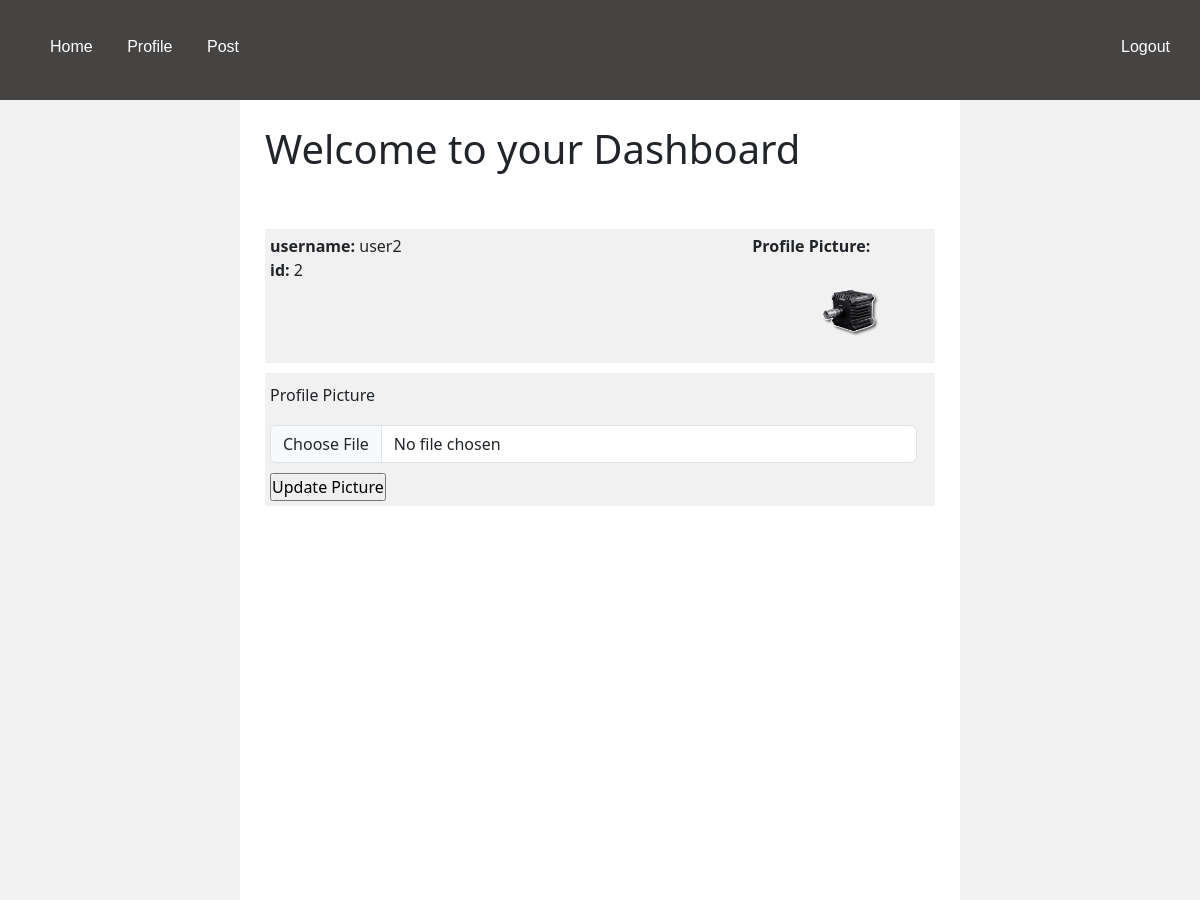
The page /profile (signed in) on the database its author committed.
### blog/models.py (models this page shows, shortened)
class User(UserMixin,db.Model):
    id = db.Column(db.Integer, primary_key=True)
    username = db.Column(db.String(15), unique=True, nullable=False)
    hashed_password = db.Column(db.String(128))
    post = db.relationship('Post', backref='post', lazy=True)
    image_file = db.Column(db.String(40), nullable=True, default='Default_User_pic.jpg')
    userCommentsRelationship =  db.relationship('Comments', backref='userCommentsRelationship', lazy=True)
    @property
    def password(self):
        raise AttributeError('Password is not readable.')

### blog/routes.py (the view, shortened to what this page needs)
@app.route("/profile", methods=['GET','POST'])
def profile():
    if current_user.is_authenticated:
        form = ProfilePicture()
        profile_item = User.query.get_or_404(current_user.id)
        print(form.validate_on_submit())
        return render_template('profile.html', title='profile', form=form, profile_item=profile_item)
    else:
        return redirect(url_for('login'))

### blog/forms.py
class ProfilePicture(FlaskForm):
    profile_pic = FileField("Profile Picture", validators=[DataRequired()])
    submit =SubmitField('Submit')

### blog/models.py (called while the page is built)
@login_manager.user_loader
def load_user(user_id):
    return User.query.get(int(user_id))

### blog/templates/profile.html (shortened to what this page needs)
{% extends "layout.html" %}
{% block content %}
    <div class="userdashboard">
        <h1>Welcome to your Dashboard</h1>
        <br/><br/>
            <div class="infopic">
                <div class="userinfo">
                    <strong>username: </strong>{{current_user.username}}<br/>
                    <strong>id: </strong>{{current_user.id}}<br/>
                    <strong></strong><br/>
                    <strong></strong><br/>
                </div>
                <div class="profilepic">
                    <div>
                        <strong>Profile Picture:</strong>
                    </div>
                    <div>
                        <img class="avatar" src="{{url_for('static', filename=profile_item.image_file)}}">
                    </div>
                </div>
            </div>
        </div>
        <div class="profilepicform">
            <form method="POST", action="/profile", enctype="multipart/form-data">
                <div class="uploadpicture">
                    <div class="titlelabel postform">
                        {{form.profile_pic.label (class='form-label')}}
                    </div>
                    <div class="titleinput postform">
                        {{form.profile_pic(class='form-control', value=profile_item.profile_pic)}}
                    </div>
                    <div class="picpostbutton postform">
                        <input type="submit" value="Update Picture" />
                    </div>
                </div>
            </form>
        </div>
{% endblock content %}

### blog/static/styles.css (style rules this page uses)
* { margin: 0; padding: 0; box-sizing: border-box; }
.infopic { display: inline-block; display: flex; justify-content: space-between; background-color: rgb(241, 241, 241); padding: 5px; }
.avatar { max-height: 100px; }
.profilepic { display: block; }
.picpostbutton { padding-top: 10px; display: inline-block; }
.uploadpicture { background-color: rgb(241, 241, 241); margin-top: 10px; }
.mainBody { min-height: 100vh; background-color: rgb(255, 255, 255); }
.form-control { width: 98%; }
.postform { padding: 5px; }
.titlelabel { padding-top: 10px; }

### rows shown on the page
User: username "user2", id "2", image_file (picture)
